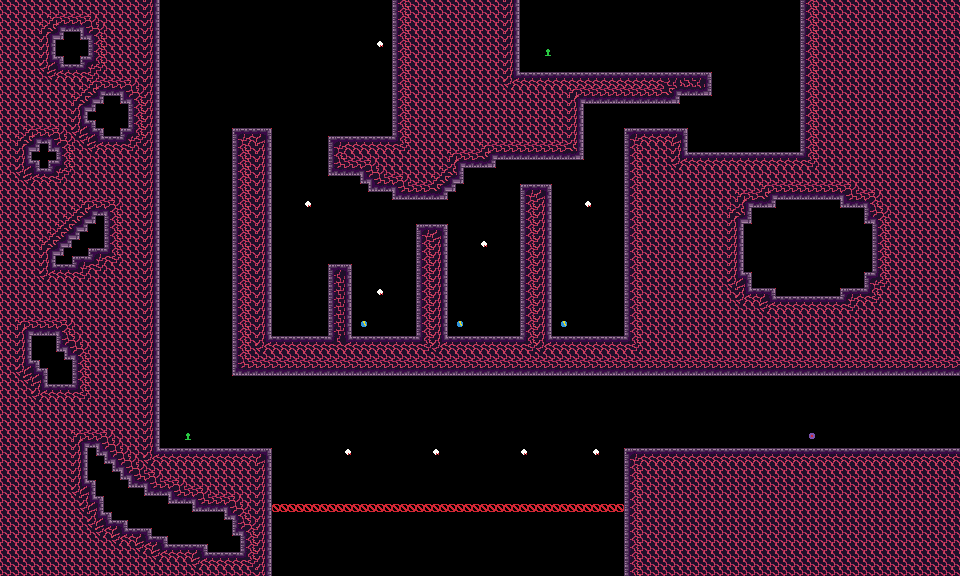

The image is a tile-based game level rendered from a .tmx file. Its description and source (layers, tilesets, objects; grid data summarised) follow:
An orthogonal 120x72 tile map with 8x8 px tiles, 5 tile layers (fg, bg, draft, map, ...), 2 tilesets.

<map version="1.9" tiledversion="1.9.2" orientation="orthogonal" renderorder="right-down" width="120" height="72" tilewidth="8" tileheight="8" infinite="0" nextlayerid="7" nextobjectid="1">
 <editorsettings>
  <export target="../../assets/world/room/fire2.json" format="json" />
 </editorsettings>
 <tileset firstgid="1" source="../rules/tools/tools.tsx" />
 <tileset firstgid="325" source="../tilesets/fire.tsx" />
 <layer id="1" name="fg" width="120" height="72">
  <data>[8640 cells, 0 non-empty, 0 distinct tile ids]</data>
 </layer>
 <layer id="2" name="bg" width="120" height="72">
  <data>[8640 cells, 0 non-empty, 0 distinct tile ids]</data>
 </layer>
 <layer id="4" name="draft" width="120" height="72">
  <data>[8640 cells, 4685 non-empty, 1 distinct tile ids]</data>
 </layer>
 <layer id="5" name="map" width="120" height="72">
  <data>[8640 cells, 4685 non-empty, 29 distinct tile ids]</data>
 </layer>
 <layer id="6" name="entity" width="120" height="72">
  <data>[8640 cells, 59 non-empty, 5 distinct tile ids]</data>
 </layer>
</map>